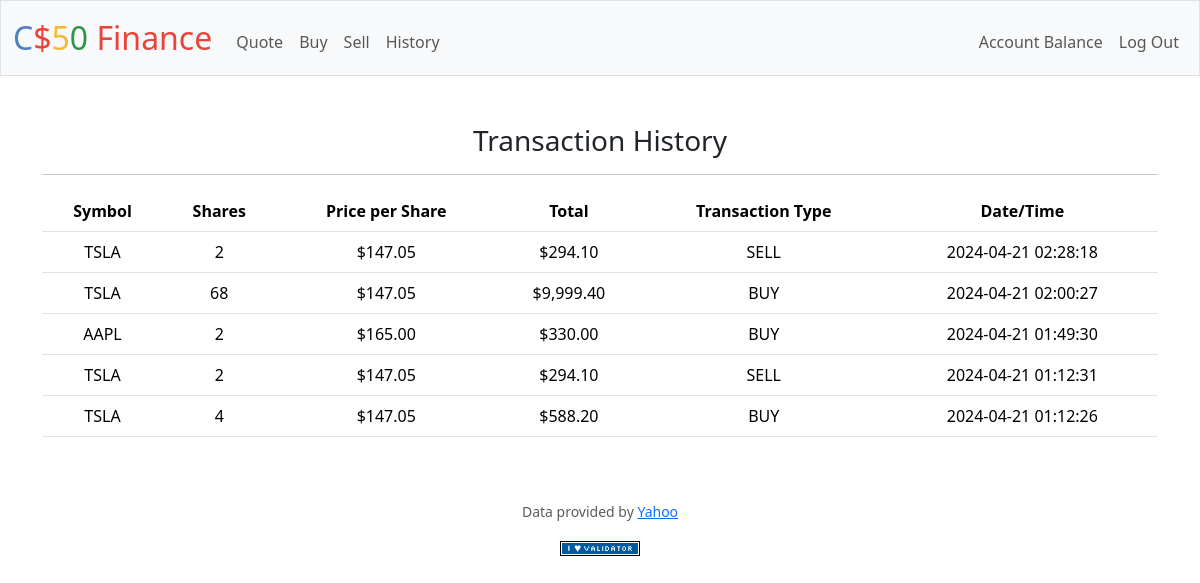
The page /history (signed in) on the database its author committed.
### tables this page shows
CREATE TABLE history (id INTEGER NOT NULL, stock TEXT NOT NULL, shares INTEGER NOT NULL, price FLOAT NOT NULL, total FLOAT NOT NULL, type TEXT NOT NULL, dt DATETIME);

### app.py (the view)
@app.route("/history")
@login_required
def history():
    history = db.execute("SELECT * FROM history WHERE id = ? ORDER BY dt DESC", session["user_id"])
    return render_template("history.html", history=history)

### app.py (called while the page is built)
@app.after_request
def after_request(response):
    response.headers["Cache-Control"] = "no-cache, no-store, must-revalidate"
    response.headers["Expires"] = 0
    response.headers["Pragma"] = "no-cache"
    return response

### helpers.py (called while the page is built)
def login_required(f):
    @wraps(f)
    def decorated_function(*args, **kwargs):
        if session.get("user_id") is None:
            return redirect("/login")
        return f(*args, **kwargs)
    return decorated_function

def usd(value):
    return f"${value:,.2f}"

### templates/history.html (shortened to what this page needs)
{% extends "layout.html" %}
{% block main %}
    <h3>Transaction History</h3>
    <hr>
    <table class="table">
        <thead class="thead-dark">
            <tr>
                <th scope="col">Symbol</th>
                <th scope="col">Shares</th>
                <th scope="col">Price per Share</th>
                <th scope="col">Total</th>
                <th scope="col">Transaction Type</th>
                <th scope="col">Date/Time</th>
            </tr>
        </thead>
        {% for row in history %}
        <tr>
                <td>{{ row["stock"]}}</td>
                <td>{{ row["shares"]}}</td>
                <td>{{ row["price"] | usd}}</td>
                <td>{{ row["total"] | usd}}</td>
                <td>{{ row["type"]}}</td>
                <td>{{ row["dt"]}}</td>
        </tr>
        {% endfor %}
    </table>
{% endblock %}

### templates/layout.html (shortened to what this page needs)
<!DOCTYPE html>
<html lang="en">
    <head>
        <link href="https://cdn.jsdelivr.net/npm/bootstrap@5.3.3/dist/css/bootstrap.min.css" rel="stylesheet">
        <link href="/static/styles.css" rel="stylesheet">
    </head>
    <body>
        <nav class="bg-light border navbar navbar-expand-md navbar-light">
            <div class="container-fluid">
                <a class="navbar-brand" href="/"><span class="blue">C</span><span class="red">$</span><span class="yellow">5</span><span class="green">0</span> <span class="red">Finance</span></a>
                <div class="collapse navbar-collapse" id="navbar">
                    {% if session["user_id"] %}
                        <ul class="navbar-nav me-auto mt-2">
                            <li class="nav-item"><a class="nav-link" href="/quote">Quote</a></li>
                            <li class="nav-item"><a class="nav-link" href="/buy">Buy</a></li>
                            <li class="nav-item"><a class="nav-link" href="/sell">Sell</a></li>
                            <li class="nav-item"><a class="nav-link" href="/history">History</a></li>
                        </ul>
                        <ul class="navbar-nav ms-auto mt-2">
                            <li class="nav-item"><a class="nav-link" href="/cash">Account Balance</a></li>
                            <li class="nav-item"><a class="nav-link" href="/logout">Log Out</a></li>
                        </ul>
                    {% else %}
                        <ul class="navbar-nav ms-auto mt-2">
                            <li class="nav-item"><a class="nav-link" href="/register">Register</a></li>
                            <li class="nav-item"><a class="nav-link" href="/login">Log In</a></li>
                        </ul>
                    {% endif %}
                </div>
            </div>
        </nav>
        <main class="container py-5 text-center">
            {% block main %}{% endblock %}
        </main>
        <footer class="mb-5">
            <p class="mb-3 small text-center text-muted">
                Data provided by <a href="https://finance.yahoo.com/">Yahoo</a>
            </p>
            <form action="https://validator.w3.org/check" class="text-center" enctype="multipart/form-data" method="post" target="_blank">
                <input alt="Validate" src="/static/I_heart_validator.png" type="image">
            </form>
        </footer>
    </body>
</html>

### static/styles.css (style rules this page uses)
nav .navbar-brand { font-size: xx-large; }
nav .navbar-brand .blue { color: #537fbe; }
nav .navbar-brand .red { color: #ea433b; }
nav .navbar-brand .yellow { color: #f5b82e; }
nav .navbar-brand .green { color: #2e944b; }

### rows shown on the page
history: stock "TSLA", shares "2", price "$147.05", total "$294.10", type "SELL", dt "2024-04-21 02:28:18"
history: stock "TSLA", shares "68", price "$147.05", total "$9,999.40", type "BUY", dt "2024-04-21 02:00:27"
history: stock "AAPL", shares "2", price "$165.00", total "$330.00", type "BUY", dt "2024-04-21 01:49:30"
history: stock "TSLA", shares "2", price "$147.05", total "$294.10", type "SELL", dt "2024-04-21 01:12:31"
history: stock "TSLA", shares "4", price "$147.05", total "$588.20", type "BUY", dt "2024-04-21 01:12:26"
